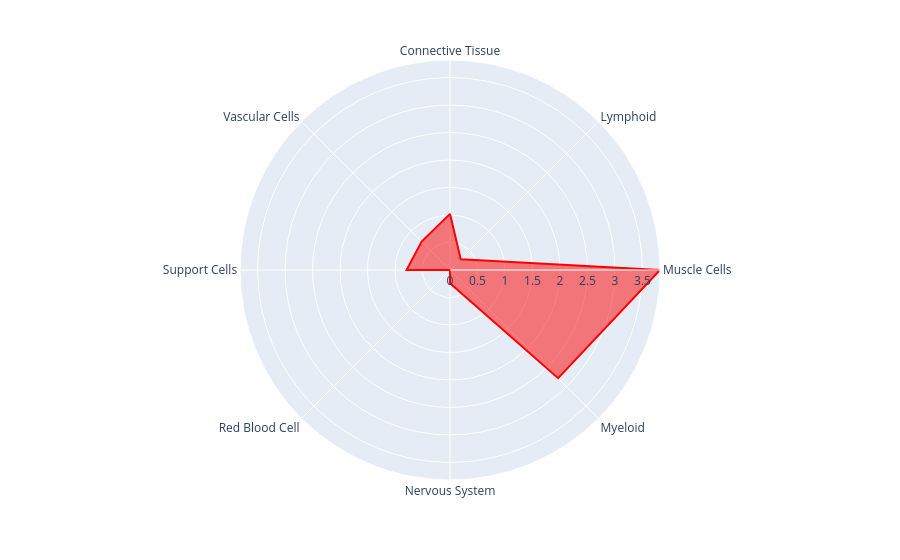

Notebook code cell kept with this figure:
### Code cell
for gene in genes :
    if gene in A.index:
        fig = print_radar_spyder(gene=gene, expression=A, categories=cells)
        # save fig in svg
        fig.write_image(f"{gene}_radar.svg")
        print(gene)
        fig.show()

### Figure 1 — Plotly figure (JSON) as saved in the notebook; plotly's stock layout.template omitted (floating-point values rounded to 4 significant figures)
{"data": [{"fill": "toself", "hovertemplate": "NT5C2=%{r}<br>theta=%{theta}<extra></extra>", "legendgroup": "", "line": {"color": "red", "dash": "solid"}, "marker": {"symbol": "circle"}, "mode": "lines", "name": "", "r": [1.021, 0.2761, 3.82, 2.781, 0.2401, 0, 0.7901, 0.7291, 1.021], "showlegend": false, "subplot": "polar", "theta": ["Connective Tissue", "Lymphoid", "Muscle Cells", "Myeloid", "Nervous System", "Red Blood Cell", "Support Cells", "Vascular Cells", "Connective Tissue"], "type": "scatterpolar"}], "layout": {"legend": {"tracegroupgap": 0}, "margin": {"t": 60}, "polar": {"angularaxis": {"direction": "clockwise", "rotation": 90}, "domain": {"x": [0, 1], "y": [0, 1]}}}}
